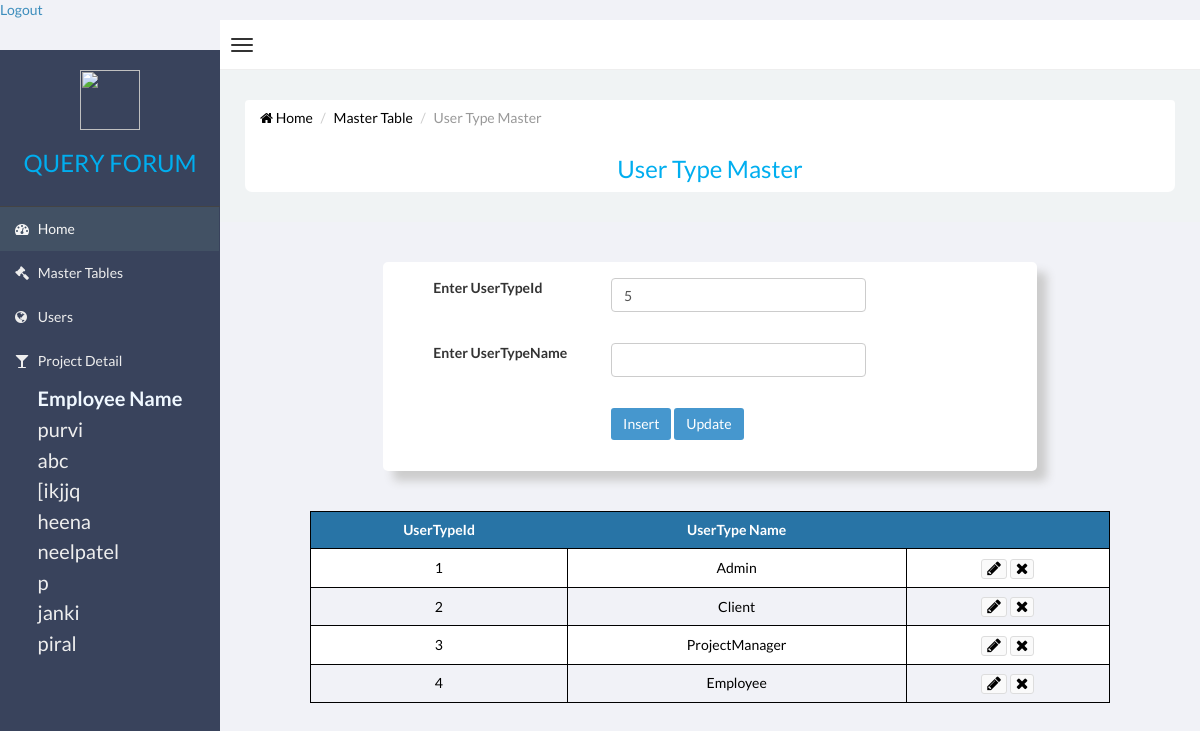
Page /web/Master/usertypemaster.php on the committed database.
### tables this page shows
CREATE TABLE `employeemaster` (
  `EmployeeId` int(11) NOT NULL,
  `EmployeeName` varchar(20) NOT NULL,
  `Address` text NOT NULL,
  `ContactNo` int(11) NOT NULL,
  `CityId` int(11) NOT NULL,
  `UserName` varchar(20) NOT NULL
);

CREATE TABLE `usertypemaster` (
  `UserTypeId` int(11) NOT NULL,
  `UserTypeName` varchar(20) NOT NULL
);

### web/Master/usertypemaster.php (the view, shortened to what this page needs)
<!DOCTYPE html PUBLIC "-//W3C//DTD XHTML 1.0 Transitional//EN" "http://www.w3.org/TR/xhtml1/DTD/xhtml1-transitional.dtd">
<html xmlns="http://www.w3.org/1999/xhtml">
<head>
	<link rel="stylesheet" type="text/css" href="css/admin.css">
    <link href="css/bootstrap.min.css" rel="stylesheet" type="text/css" />
    <link href="css/font-awesome.min.css" rel="stylesheet" type="text/css" />
    <link href="css/ionicons.min.css" rel="stylesheet" type="text/css" />
    <link href="css/morris/morris.css" rel="stylesheet" type="text/css" />
    <link href="css/jvectormap/jquery-jvectormap-1.2.2.css" rel="stylesheet" type="text/css" />
    <link href="css/datepicker/datepicker3.css" rel="stylesheet" type="text/css" />
    <link href="css/daterangepicker/daterangepicker-bs3.css" rel="stylesheet" type="text/css" />
    <link href="css/iCheck/all.css" rel="stylesheet" type="text/css" />
    <link href="css/style.css" rel="stylesheet" type="text/css" />
<?php
	$UserTypeId=$UserTypeName="";
								   $qry= mysql_query("select max(UserTypeId)+1 from usertypemaster");
								   $userid=mysql_fetch_row($qry);
								   $UserTypeId=$userid[0];
?>
</head>
 <body class="skin-black   ">
        <header class="header">
           <a href="../employee/login.php">Logout</a>
            <nav class="navbar navbar-static-top" role="navigation">
                <a href="#" class="navbar-btn sidebar-toggle" data-toggle="offcanvas" role="button">
                    <span class="icon-bar"></span>
                    <span class="icon-bar"></span>
                    <span class="icon-bar"></span>
                </a>
                    </nav>
                </header>
                <div class="wrapper row-offcanvas row-offcanvas-left">
                    <aside class="left-side sidebar-offcanvas">
                        <section class="sidebar">
							<div class="row logomargin">
							<center>
							<img src="image/logo.png" height="60px" width="60px" />
								<h3 class="logofont">QUERY FORUM</h3>
							</center>
							</div>
                            <ul class="sidebar-menu">
                                <li class="active">
                                    <a href="../index.php">
                                        <i class="fa fa-dashboard"></i> <span>Home</span>
                                    </a>
                                </li>
                                <li>
                                    <a href="mainmasterpage.php">
                                        <i class="fa fa-gavel"></i> <span>Master Tables</span>
                                    </a>
                                </li>
                                <li>
                                    <a href="../user/mainuserpage.php">
                                        <i class="fa fa-globe"></i> <span>Users</span>
                                    </a>
                                </li>
                                <li>
                                    <a href="../project/mainprojectpage.php">
                                        <i class="fa fa-glass"></i> <span>Project Detail</span>
                                     </a>
                                </li>
                            </ul>
                            <?php
							$qry = mysql_query("select EmployeeId,EmployeeName from employeemaster");
							echo "<center>";
							echo "<table>";
							echo "<th class='font'>Employee Name</th>";
							if($qry)
	  {
	     while($rw=mysql_fetch_assoc($qry))
		 {
		 extract($rw);
		 echo "<tr><td class='font'><a href='#' onclick=showPopup($EmployeeId,'".$EmployeeName."');>$EmployeeName</a></td></tr>";
		 }
	  }
							echo "</table>";
							echo "</center>";
							?>
                        </section>
                    </aside>
                    <aside class="right-side">
	 <section class="content">
	<div class="row bgwhite margin">
		<ul class="breadcrumb">
                                <li><a href="../index.php"><i class="fa fa-home"></i> Home</a></li>
                                <li><a href="mainmasterpage.php">Master Table</a></li>
								<li class="logofont active">User Type Master</h4></li>
      </ul>
		<center><h3 class="logofont">User Type Master</h3></center>
	</div>
</section>
	<div class="col-xs-offset-2 col-lg-8">
		<div class="row bg">
			<div class="form-group">
                                   <div class="row">
                                   <div class="col-lg-4">  </div>
                                   <div class="col-lg-5"> </div>
                                   </div>
          </div>
				 <form method="post" action="">
					 <div class="form-group">
                           <div class="row">
                           <div class="col-lg-4">
                          	 <label class="black">Enter UserTypeId</label>
                           </div>
                            <div class="col-lg-5">
     <input type="text" name="usertypeid" class="form-control" value="<?php if(isset($UserTypeId)) { echo $UserTypeId; }?>" />
                            </div>
                       </div>
                   </div>
							  <div class="form-group">
                                   <div class="row">
                                   <div class="col-lg-4">  </div>
                                   <div class="col-lg-5"> </div>
                                   </div>
                   </div>
                           <div class="form-group">
                           <div class="row">
                           <div class="col-lg-4">
                          	 <label class="black">Enter UserTypeName</label>
                           </div>
                            <div class="col-lg-5">
  <input type="text" name="usertypename" class="form-control" value="<?php if(isset($UserTypeName)) { echo $UserTypeName; }?> "/>
                            </div>
                            </div>
                   </div>
                            		 <div class="form-group">
                                   <div class="row">
                                   <div class="col-lg-4">  </div>
                                   <div class="col-lg-5"> </div>
                                   </div>
                                   </div>
                             <div class="form-group">
                             <div class="row">
                                   <div class="col-lg-4">  </div>
                                   <div class="col-lg-5">
                                   <input type="submit" class="btn btn-primary" name="insert" value="Insert" />
                                   <input type="submit" class="btn btn-primary" name="update" value="Update" />
                                   </div>
                               </div>
                   </div>
                              		 <div class="form-group">
                                   <div class="row">
                                   <div class="col-lg-4">  </div>
                                   <div class="col-lg-5"> </div>
                                   </div>
                                   </div>
          </form>
		</div>
	</div>
                <div  class="show">
<?php
    $qry =mysql_query("select UserTypeId,UserTypeName from usertypemaster");
	 echo "<center>";
	  echo "<table>";
	  echo "<tr><th> UserTypeId </th><th> UserType Name </th><th></th></tr>";
	  if($qry)
	  {
	     while($rw=mysql_fetch_assoc($qry))
		 {
		 extract($rw);
		 echo "<tr><td>$UserTypeId</td><td>$UserTypeName</td>
		 <td>
		 <button class='btn btn-default btn-xs'>
		 <a href=?usertypeid=$UserTypeId&flg=Edit><i class='fa fa-pencil'></a></i></button>
		  <button class='btn btn-default btn-xs'>
		  <a href=?usertypeid=$UserTypeId&flg=Delete><i class='fa fa-times'></a></i></button></td></tr>";
		 }
	  }
      echo "</table>";
	  echo "</center>";
?>
</div>
        </div>
</body>
</html>

### web/Master/css/admin.css (style rules this page uses)
.logomargin { margin-top:20px; margin-bottom:20px; }
.logofont { color:#00AEEF; }
.margin { margin-left:30px; margin-right:30px; border-radius:7px; }
.bgwhite { background:#FFFFFF; }
.bg { margin-top:40px; background:#FFF; border-radius:5px; box-shadow: 10px 10px 10px #CCCCCC; margin-bottom:40px; }
.black { padding-left:50px; }
.show table { border-collapse: collapse; width:800px; margin-bottom:20px; text-align-last:center; font-size:14px; color:#000000; }
.show table, .show tr,.show td { border: 1px solid black; vertical-align:middle; color:#000; text-align-last:center; }
.show tr { height:10px; }
.show th { text-align-last:center; background-color:#2874A6; color:#FFFFFF; }
.show tr,.show td,.show th { padding:8px; text-align:left; }
.show tr:nth-child(even) { background-color:#FFFFFF; }
.show i { color:black; font-size:16px; }
.show1 table, .show tr,.show td { border: 1px solid black; vertical-align:middle; color:#000; }
.font { font-size:20px; color: aliceblue; }

### rows in the picture
employeemaster: EmployeeName "purvi"
employeemaster: EmployeeName "abc"
employeemaster: EmployeeName "[ikjjq"
employeemaster: EmployeeName "heena"
employeemaster: EmployeeName "neelpatel"
employeemaster: EmployeeName "p"
employeemaster: EmployeeName "janki"
employeemaster: EmployeeName "piral"
usertypemaster: UserTypeId "1", UserTypeName "Admin"
usertypemaster: UserTypeId "2", UserTypeName "Client"
usertypemaster: UserTypeId "3", UserTypeName "ProjectManager"
usertypemaster: UserTypeId "4", UserTypeName "Employee"
